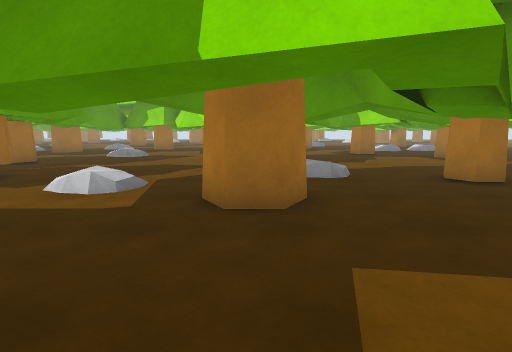
[1] (above)

24 first-person views from a walk through a Unity game level. The camera is 1.2 m above the floor, tilts 8° down and sees 80° across. The floor is counted in squares, 1 m on a side. Each view is taken from the middle of a square. On the plan, view 1 faces up. The plan holds only what a view shows up to about 13 squares ahead; the rest is blank. The place goes on beyond the plan.

[2]
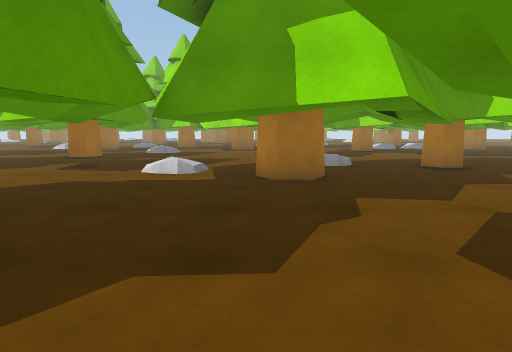

[3]
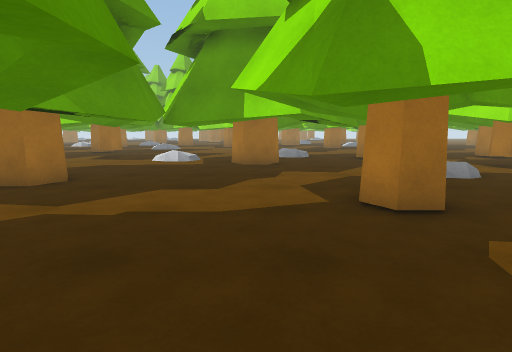

[4]
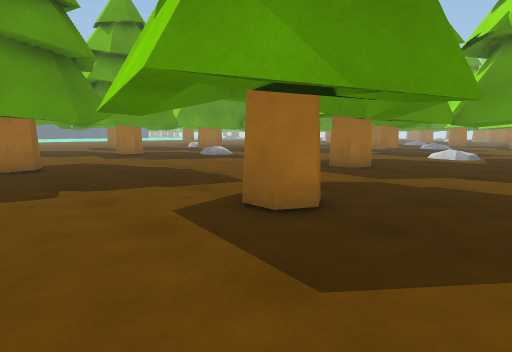

[5]
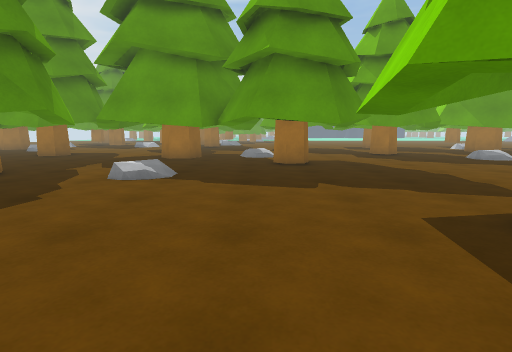

[6]
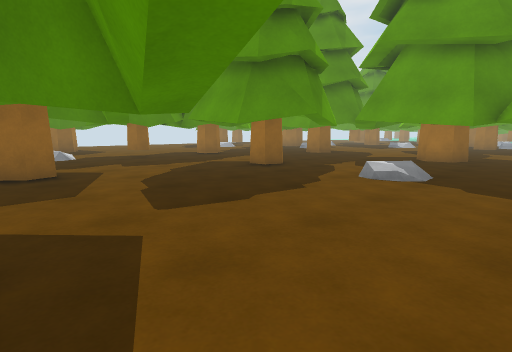

[7]
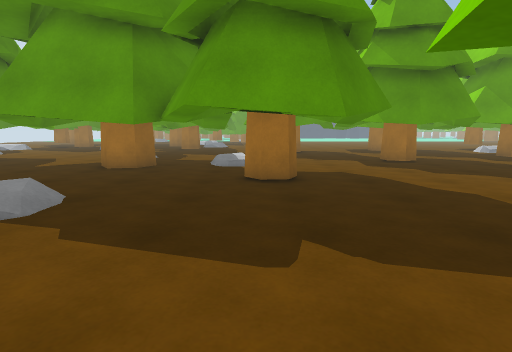

[8]
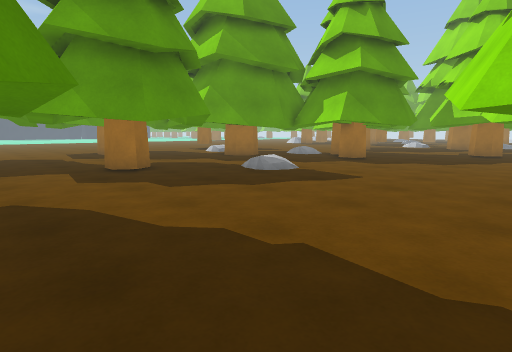

[9]
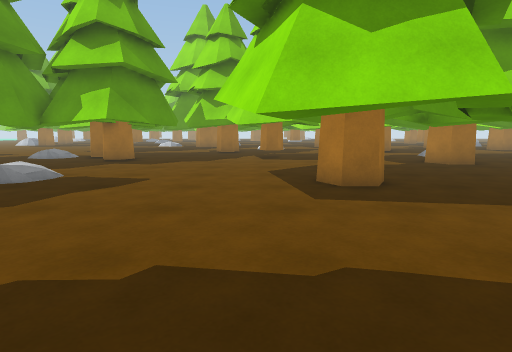

[10]
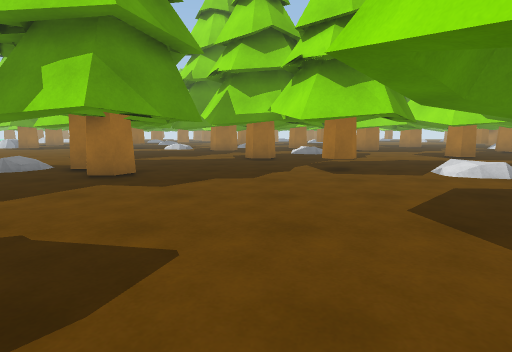

[11]
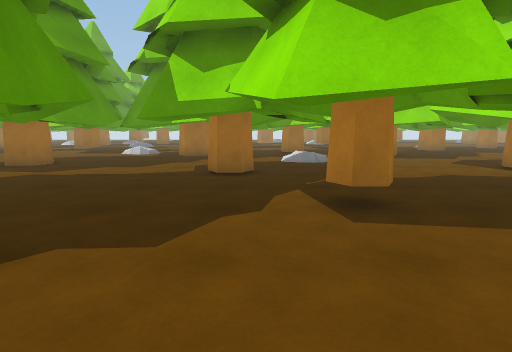

[12]
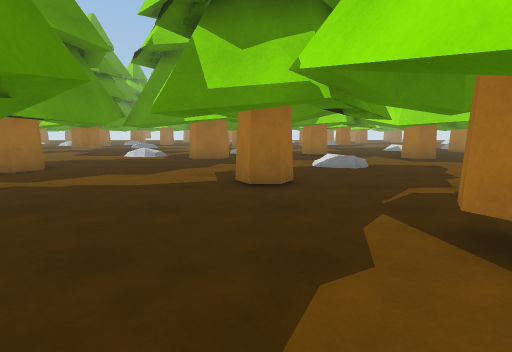

[13]
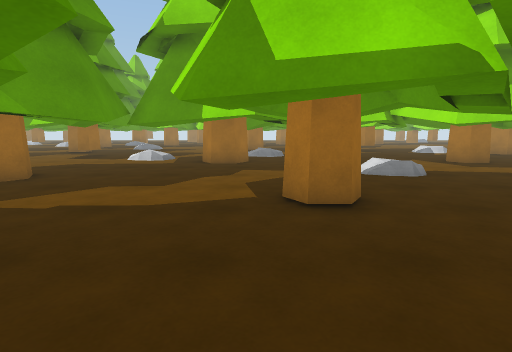

[14]
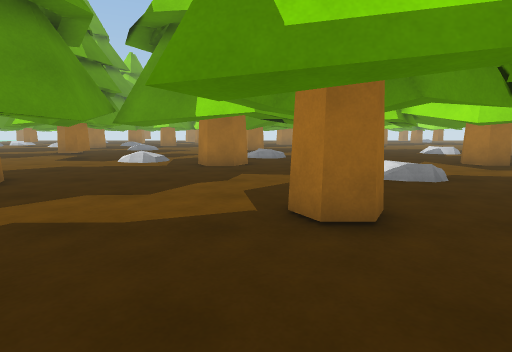

[15]
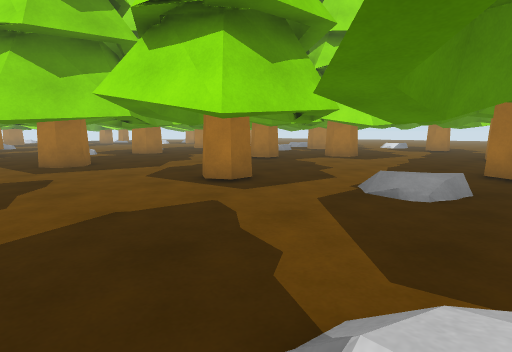

[16]
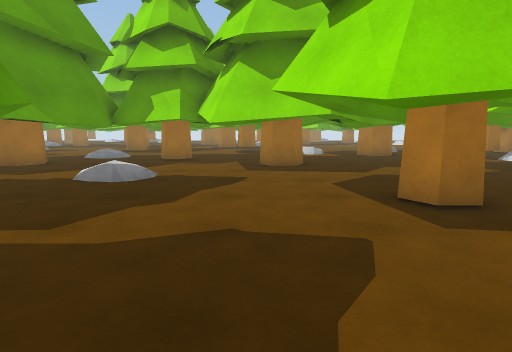

[17]
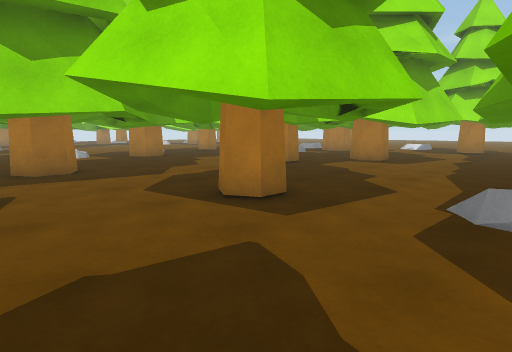

[18]
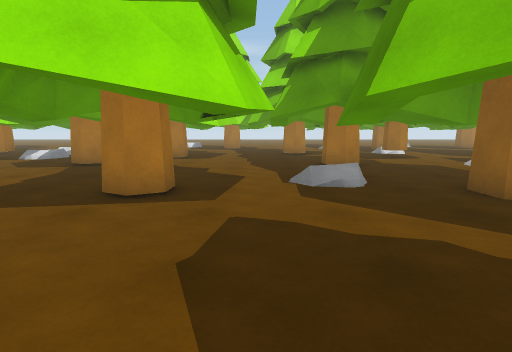

[19]
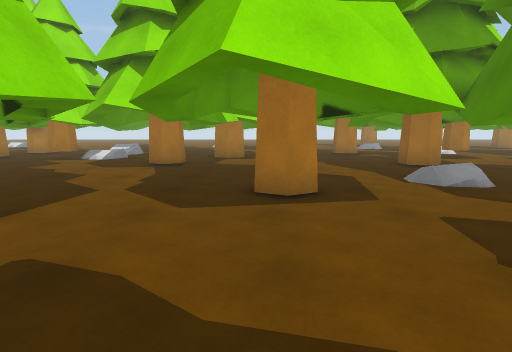

[20]
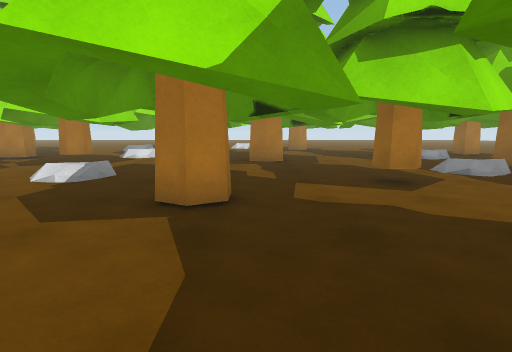

[21]
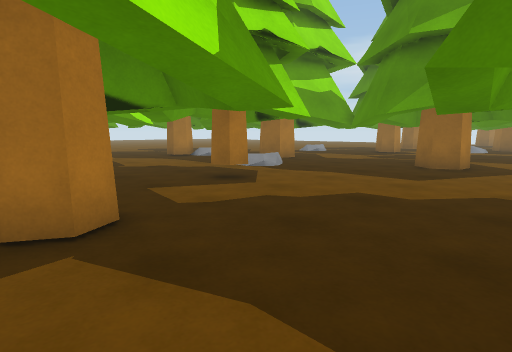

[22]
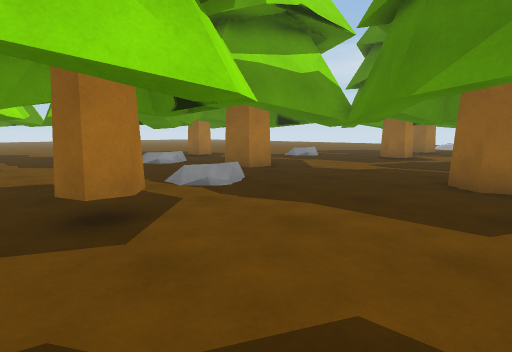

[23]
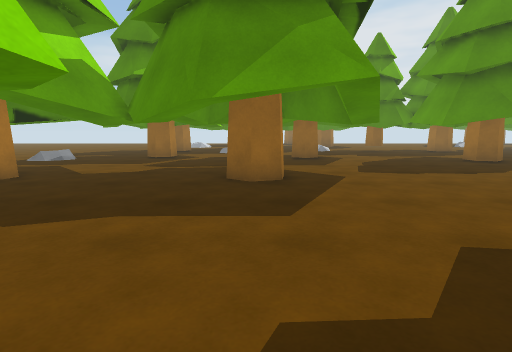

[24]
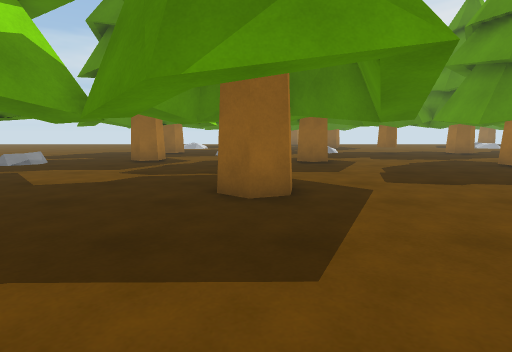

### Floor plan
Key: @ floor where view 1 was taken; . floor; / step, stairs or slope; T tree; O other object.
Columns run from 17 left of view 1 to 10 right of it. Each row starts with its distance up from view 1.
 20 ....TT.. TTTT TTTT ...TTT
 19 ..T..T.TT....T.T.TT.....T
 18 TTT....T.. .TTTTTT.....T
 17 T.TTTTTT./ /.TTTT....T.T
 16 ..T..T.../ /.....TTT.TT
 15 T.T....TTT........T...TTT T
 14 .TT.....T........T..T...TT.
 13 .T.....TTTT......TT.T....TTT
 12  ....T.TTTT....TT.TT.......T
 11   T..TTTTT......TTT.........
 10   TT..TTT.TT..........TTT...
  9    TT.......T...TTT ........
  8 TTTTTT...TT.T.....TT..TT.T.O
  7 TT TTT..TTTT. O......TTT. .O
  6 T TTTT...TT.....TTT. TTTT.TO
  5 TTTTT............T..TTTT....
  4 TT.T.......T..T....TT.....T
  3 T .........TTTTTTTTT.....T
  2    ............TTT.T..  .TTT
  1 ..  .......TT.T....T.......
  0 T..........TT.TT.@.TTT...
 -1 TT.......T...TT.......T
 -2 T.T......TTTTT.....TT.T.....
 -3 T.T..............TT..TT....T
 -4  TT..........TTT..TTTT.....T
 -5 TT........... ..T.....TT.TT.
 -6 ....TT....... T.T...TTTT..TT
 -7 ...TTTTT....TTTTT..TTT T....
 -8    ..T.T....TTTT....TTTT...
 -9    .TT.T......T........./..T
-10  TT...TT...........T.../ ..T
-11 TT..TTT............TT....  .
-12 ....T ..............TT.T..T.
-13   T..T./ /.....T.TTT.TT..T
-14   T.TT../......T.. ...TT.
-15  ....T......... T. .TT.T...
-16 .T.TT..TT.T.....TTTTT..TTTTT
-17 .TTT...T..TT.....T ......T..
-18 T   ....TTTT.....T  ....T...
-19 T   ...  TT......   ....TT.
-20     ..   TT..T.TT     TT.T.
-21           ...TT.         T
-22            ...TT
-23             ...
-24              ..

Where each view was taken, in squares from view 1:
view 1: 0 up, 0 right, facing up
view 2: 3 down, 1 left, facing up
view 3: 7 down, 0 right, facing up
view 4: 10 down, 0 right, facing up-left
view 5: 10 down, 0 right, facing left
view 6: 10 down, 0 right, facing down-left
view 7: 9 down, 4 left, facing left
view 8: 7 down, 7 left, facing up-left
view 9: 7 down, 8 left, facing up
view 10: 2 down, 10 left, facing up
view 11: 3 up, 9 left, facing up
view 12: 5 up, 10 left, facing up
view 13: 7 up, 11 left, facing up
view 14: 8 up, 11 left, facing up
view 15: 7 up, 5 left, facing up-right
view 16: 8 up, 3 left, facing up
view 17: 9 up, 4 left, facing up-right
view 18: 11 up, 6 left, facing right
view 19: 14 up, 6 left, facing right
view 20: 3 down, 3 left, facing right
view 21: 1 down, 2 left, facing down-right
view 22: 5 down, 0 right, facing down-right
view 23: 5 down, 1 right, facing down
view 24: 7 down, 1 right, facing down
